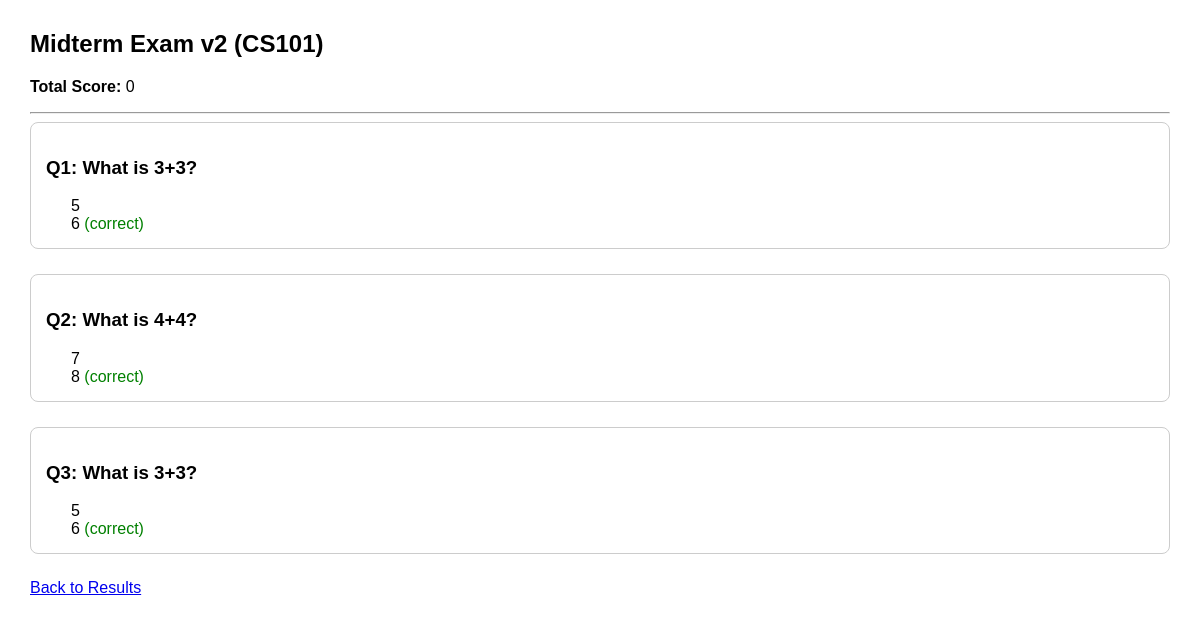
Page /results/1 on the committed database.
### tables this page shows
CREATE TABLE exams (
    exam_id INTEGER PRIMARY KEY,
    course_code INTEGER,
    instructor_email TEXT,
    title TEXT,
    time_limit INTEGER,
    security_settings TEXT,
    created_at DATETIME DEFAULT CURRENT_TIMESTAMP,
    updated_at DATETIME DEFAULT CURRENT_TIMESTAMP,
    FOREIGN KEY (course_code) REFERENCES courses(course_code),
    FOREIGN KEY (instructor_email) REFERENCES instructors(email)
);

CREATE TABLE options (
    option_id INTEGER PRIMARY KEY,
    question_id INTEGER NOT NULL,
    option_text TEXT NOT NULL,
    is_correct BOOLEAN NOT NULL,
    FOREIGN KEY (question_id) REFERENCES questions(question_id)
);

CREATE TABLE questions (
    question_id INTEGER PRIMARY KEY,
    exam_id INTEGER NOT NULL,
    question_text TEXT NOT NULL,
    is_multiple_correct BOOLEAN NOT NULL,
    points INTEGER NOT NULL,
    order_index INTEGER NOT NULL,
    FOREIGN KEY (exam_id) REFERENCES exams(exam_id)
);

### app/view_exams.py (the view, shortened to what this page needs)
@exam_viewBp.route('/results/<int:submission_id>', methods=['GET'])
def view_result_detail(submission_id):
    roll_number = request.args.get('roll_number')
    conn = get_db()
    cur = conn.cursor()
    cur.execute("""
        SELECT s.*, e.title, e.course_code, e.instructor_email, e.exam_id
        FROM submissions s
        JOIN exams e ON e.exam_id = s.exam_id
        WHERE s.submission_id = ?
    """, (submission_id,))
    sub = cur.fetchone()
    if not sub:
        conn.close()
        return "Submission not found", 404
    if roll_number and str(sub["roll_number"]) != str(roll_number):
        conn.close()
        return "Not allowed to view this result", 403
    status = sub["status"]
    exam_id = sub["exam_id"]
    total_score = sub["total_score"]
    answers_json = sub["answers"] or "{}"
    answers = json.loads(answers_json)
    cur.execute("""
        SELECT q.question_id, q.question_text, q.points, q.is_multiple_correct,
               o.option_id, o.option_text, o.is_correct
        FROM questions q
        LEFT JOIN options o ON o.question_id = q.question_id
        WHERE q.exam_id = ?
        ORDER BY q.order_index, o.option_id
    """, (exam_id,))
    rows = cur.fetchall()
    conn.close()
    questions = {}
    for r in rows:
        qid = r["question_id"]
        if qid not in questions:
            questions[qid] = {
                "question_id": qid,
                "question_text": r["question_text"],
                "points": r["points"],
                "is_multiple_correct": bool(r["is_multiple_correct"]),
                "options": []
            }
        if r["option_id"] is not None:
            questions[qid]["options"].append({
                "option_id": r["option_id"],
                "option_text": r["option_text"],
                "is_correct": bool(r["is_correct"])
            })
    for qid, qdata in questions.items():
        selected_ids = answers.get(str(qid), [])
        if isinstance(selected_ids, int):
            selected_ids = [selected_ids]
        selected_ids = set(map(int, selected_ids)) if selected_ids else set()
        for opt in qdata["options"]:
            opt["selected_by_student"] = opt["option_id"] in selected_ids
    exam_info = {
        "title": sub["title"],
        "course_code": sub["course_code"],
        "exam_id": exam_id
    }
    return render_template(
        'view_result_details.html',
        exam=exam_info,
        questions=list(questions.values()),
        total_score=total_score,
        message=None
    )

### app/view_exams.py (called while the page is built)
def get_db():
    conn = sqlite3.connect("oesDB.db")
    conn.row_factory = sqlite3.Row
    conn.execute("PRAGMA foreign_keys = ON;")
    return conn

### app/templates/view_result_details.html (shortened to what this page needs)
<!DOCTYPE html>
<html>
<head>
</head>
<body>
{% if message %}
    <h2 class="not-graded">{{ message }}</h2>
    <a href="/results?roll_number={{ request.args.get('roll_number') }}">Back</a>
{% else %}
<h2>{{ exam.title }} ({{ exam.course_code }})</h2>
<p><strong>Total Score:</strong> {{ total_score }}</p>
<hr>
{% for q in questions %}
<div class="question-box">
    <h3>Q{{ loop.index }}: {{ q.question_text }}</h3>
    {% for opt in q.options %}
        <div class="option">
            {% if opt.selected_by_student %}
                <span class="selected">✔ {{ opt.option_text }}</span>
            {% else %}
                {{ opt.option_text }}
            {% endif %}
            {% if opt.is_correct %}
                <span class="correct"> (correct)</span>
            {% endif %}
        </div>
    {% endfor %}
</div>
{% endfor %}
<a href="/results?roll_number={{ request.args.get('roll_number') }}">Back to Results</a>
{% endif %}
</body>
</html>

### app/templates/view_result_details.html (style rules this page uses)
body { font-family: sans-serif; margin: 30px; }
.question-box { margin-bottom: 25px; padding: 15px; border: 1px solid #ccc; border-radius: 8px; }
.option { margin-left: 25px; }
.correct { color: green; }

### rows in the picture
exams: title "Midterm Exam v2", course_code "CS101"
options: question_text "What is 3+3?", option_text "5" "6"
options: question_text "What is 4+4?", option_text "7" "8"
options: question_text "What is 3+3?", option_text "5" "6"

### other values in the picture
{{ total_score }} "0"
